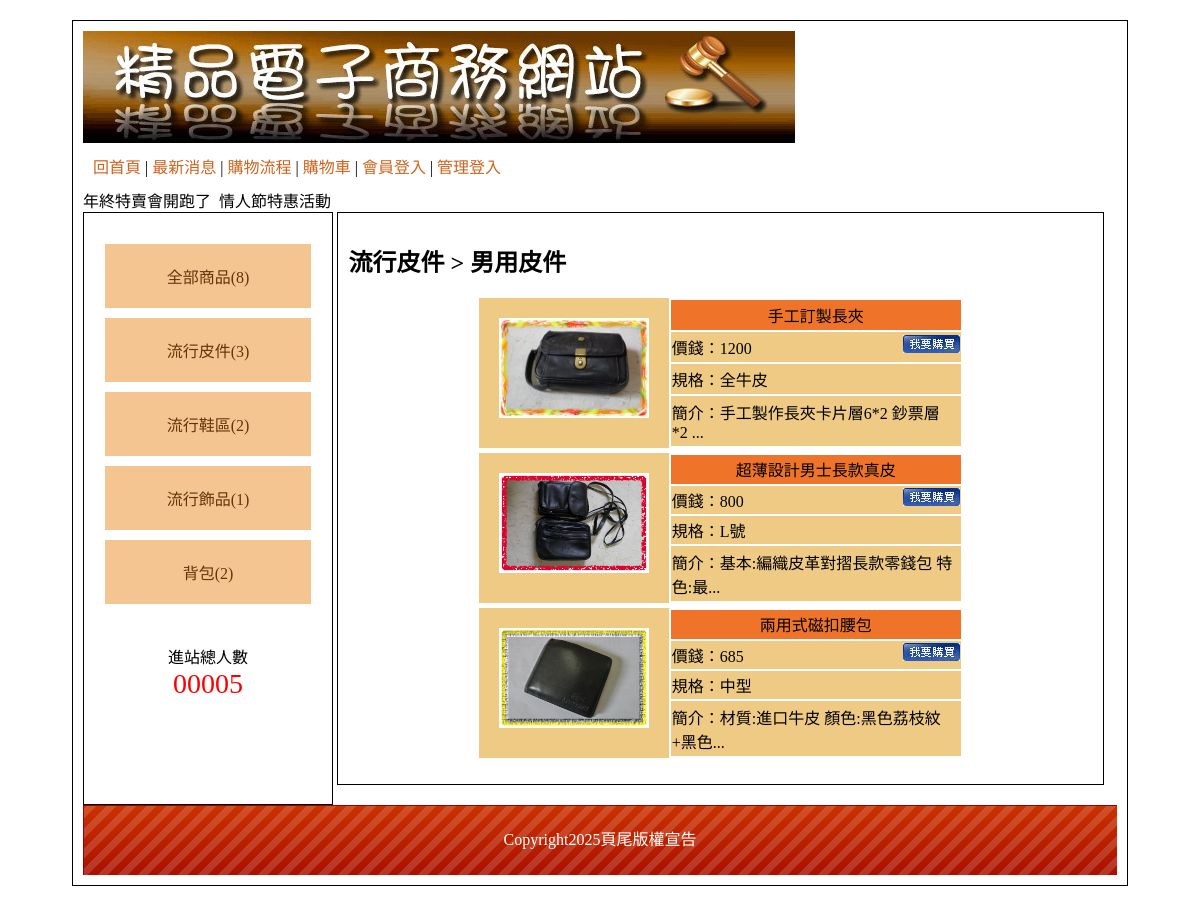
The page /?type=11 on the database its author committed.
### tables this page shows
CREATE TABLE `type` (
  `id` int(10) UNSIGNED NOT NULL,
  `name` text NOT NULL,
  `big_id` int(2) NOT NULL
);

CREATE TABLE `item` (
  `id` int(10) UNSIGNED NOT NULL,
  `no` text NOT NULL,
  `name` text NOT NULL,
  `price` int(10) UNSIGNED NOT NULL,
  `spec` text NOT NULL,
  `stock` int(10) UNSIGNED NOT NULL,
  `img` text NOT NULL,
  `intro` text NOT NULL,
  `big` int(10) UNSIGNED NOT NULL,
  `mid` int(10) UNSIGNED NOT NULL,
  `sh` int(1) UNSIGNED NOT NULL
);

CREATE TABLE `bottom` (
  `id` int(10) UNSIGNED NOT NULL,
  `bottom` text NOT NULL
);

### api/db.php (called while the page is built, shortened)
<?php
class DB{
    private $dsn="mysql:host=localhost;dbname=db07_04;charset=utf8";
    private $pdo;
    private $table;
    function __construct($table){
        $this->table=$table;
        $this->pdo=new PDO($this->dsn, 'root', '');
    }
    function all(...$arg){
        $sql="select * from $this->table ";
        if(isset($arg[0])){
            if(is_array($arg[0])){
                $tmp=$this->arraytosql($arg[0]);
                $sql=$sql." where ".join(" AND " , $tmp);
            }else{
                $sql .= $arg[0];
            }
        }
        return $this->pdo->query($sql)->fetchAll(PDO::FETCH_ASSOC);
    }
    function count(...$arg){
        $sql="select count(*) from $this->table ";
        if(isset($arg[0])){
            if(is_array($arg[0])){
                $tmp=$this->arraytosql($arg[0]);
                $sql=$sql." where ".join(" AND " , $tmp);
            }else{
                $sql .= $arg[0];
            }
        }
        return $this->pdo->query($sql)->fetchColumn();
    }
    function find($id){
        $sql="select * from $this->table ";
        if(is_array($id)){
            $tmp=$this->arraytosql($id);
            $sql=$sql." where ".join(" AND " , $tmp);
        }else{
            $sql .= " WHERE `id`='$id'";
        }
        return $this->pdo->query($sql)->fetch(PDO::FETCH_ASSOC);
    }
    private function arraytosql($array){
        $tmp=[];
        foreach($array as $key =>$value){
            $tmp[]="`$key`='$value'";
        }
        return $tmp;
    }
}
$Type=new DB('type');
$Bottom=new DB('bottom');
$Item=new DB('item');
?>

### index.php (the view, shortened to what this page needs)
<?php include_once "./api/db.php"; ?>
<!DOCTYPE html PUBLIC "-//W3C//DTD XHTML 1.0 Transitional//EN" "http://www.w3.org/TR/xhtml1/DTD/xhtml1-transitional.dtd">
<html xmlns="http://www.w3.org/1999/xhtml"><head><meta http-equiv="Content-Type" content="text/html; charset=UTF-8">
<link href="./css/css.css" rel="stylesheet" type="text/css">
</head>
<body>
	<div id="main">
    	<div id="top">
        	<a href="?">
            	<img src="./icon/0416.jpg">
            </a>
                        <div style="padding:10px;">
                <a href="?">回首頁</a> |
                <a href="?do=news">最新消息</a> |
                <a href="?do=look">購物流程</a> |
                <a href="?do=buycart">購物車</a> |
                <?php
                    if(isset($_SESSION['login'])){
                        echo "<a href='./api/logout.php'>";
                        echo "登出";
                        echo "</a>";
                    }else{
                        echo "<a href='?do=login'>";
                        echo "會員登入";
                        echo "</a>";
                    }
                ?>
                 |
                <?php
                    if(isset($_SESSION['admin'])){
                        echo "<a href='back.php'>";
                        echo "返回管理";
                        echo "</a>";
                    }else{
                        echo "<a href='?do=admin'>";
                        echo "管理登入";
                        echo "</a>";
                    }
                ?>
           </div>
           <marquee>
                   年終特賣會開跑了&nbsp;&nbsp;情人節特惠活動 &nbsp;&nbsp;
            </marquee>
        </div>
        <div id="left" class="ct">
        	<div style="min-height:400px;">
                <a href="?type=0">全部商品(<?=$Item->count(['sh'=>1]);?>)</a>
            <?php
                $bigs = $Type->all(['big_id'=>0]);
                foreach($bigs as $big):
            ?>
                <div class="ww">
                    <a href="?type=<?=$big['id'];?>"><?=$big['name'];?>(<?=$Item->count(['big'=>$big['id'], 'sh'=>1]);?>)</a>
            <?php
                    echo "</div>";
                endforeach;
            ?>
        	</div>
            <span>
            	<div>進站總人數</div>
                <div style="color:#f00; font-size:28px;">
                	00005
                </div>
            </span>
        </div>
        <div id="right">
                <?php
                $do=$_GET['do']??'main';
                $file = "./front/{$do}.php";
                if(file_exists($file)){
                    include $file;
                }else{
                    include "./front/main.php";
                }
                ?>
        </div>
        <div id="bottom" style="line-height:70px;background:url(./icon/bot.png); color:#FFF;" class="ct">
            <?=$Bottom->find(1)['bottom'];?>
        </div>
    </div>
</body></html>

### front/main.php
<?php
$type = $_GET['type']??0;
$nav = '全部商品';
if($type != 0){
    $row = $Type->find($type);
    if($row['big_id']==0){
        $nav = $row['name'];
        $items = $Item->all(['big'=>$type, 'sh'=>1]);
    }else{
        $big = $Type->find($row['big_id']);
        $nav = $big['name']." > " .$row['name'];
        $items = $Item->all(['mid'=>$type, 'sh'=>1]);
    }
}else{
    $items = $Item->all(['sh'=>1]);
}
?>
<h2><?=$nav;?></h2>
<?php
foreach($items as $item):
?>
<div style="display: flex; width:65%; height:150px; margin:5px auto;">
    <div class="pp ct" style="padding: 20px;">
        <a href="?do=detail&id=<?=$item['id'];?>">
            <img src="./image/<?=$item['img'];?>" style="width:150px; height:100px;">
        </a>
    </div>
    <div>
        <table style="height: 100%;">
            <tr>
                <td class="tt ct"><?=$item['name'];?></td>
            </tr>
            <tr class="pp">
                <td>
                    價錢：<?=$item['price'];?>
                    <a href="?do=buycart&id=<?=$item['id'];?>&qt=1">
                        <img src="./icon/0402.jpg" style="float:right;">
                    </a>
                </td>
            </tr>
            <tr class="pp">
                <td>規格：<?=$item['spec'];?></td>
            </tr>
            <tr class="pp">
                <td>
                    簡介：<?=mb_substr($item['intro'], 0, 20);?>...
                </td>
            </tr>
        </table>
    </div>
</div>
<?php
endforeach;
?>

### css/css.css (style rules this page uses)
body { font-family:"微軟正黑體"; }
#main { width:1034px; padding:10px; margin:20px auto 20px auto; border:#000 solid 1px; min-height:768px; }
#top a { color:#CE631C; text-decoration:none; }
#left { display:inline-block; width:20%; padding:2%; min-height:550px; vertical-align:top; border:#000 1px solid; }
#left a { display:block; padding:20px 5px 20px 5px; text-decoration:none; background:#F4C591; margin:10px auto 10px auto; color:#65350A; }
.ct { text-align:center; }
#right { display:inline-block; width:72%; padding:1%; min-height:550px; border:#000 1px solid; }
#bottom { height:70px; background-size:cover; }
.tt { background:#EF7429; }
.pp { background:#EFCA85; }
.pp td { background:#EFCA85; }

### rows shown on the page
type: name "流行皮件", count "3"
type: name "流行鞋區", count "2"
type: name "流行飾品", count "1"
type: name "背包", count "2"
item: img (picture), name "手工訂製長夾", price "1200", spec "全牛皮", intro "手工製作長夾卡片層6*2 鈔票層 *2"
item: img (picture), name "超薄設計男士長款真皮", price "800", spec "L號", intro "基本:編織皮革對摺長款零錢包 特色:最"
item: img (picture), name "兩用式磁扣腰包", price "685", spec "中型", intro "材質:進口牛皮 顏色:黑色荔枝紋+黑色"
bottom: bottom "Copyright2025頁尾版權宣告"

### other values the page prints
$Item->count(['sh'=>1]) "8"
$nav "流行皮件 > 男用皮件"
